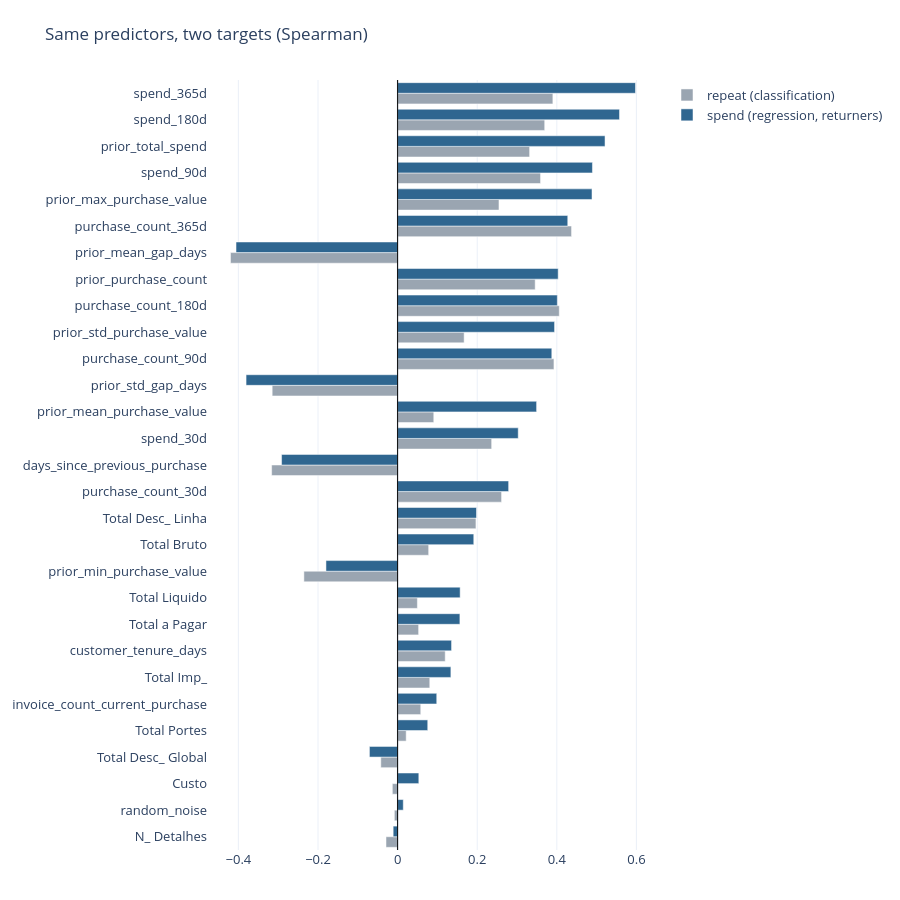

Notebook code for this chart:
### Markdown cell above
## 6. Which columns are related to `spend_next_90d`?

Only customers who came back (target = 1) have a spend value, so the correlation uses those rows. It is shown next to the correlation with repeat from Section 4.

### Code cell
returned = df[(df[TARGET] == 1) & df[SPEND].notna()]
corr_spend = pd.Series({c: spearmanr(returned[c], returned[SPEND], nan_policy="omit")[0] for c in num_cols})
both = pd.DataFrame({"repeat (classification)": corr_target, "spend (regression, returners)": corr_spend})
both = both.reindex(both["spend (regression, returners)"].abs().sort_values().index)

fig = go.Figure()
for name, color in [("repeat (classification)", GREY), ("spend (regression, returners)", BLUE)]:
    fig.add_bar(x=both[name], y=both.index, orientation="h", name=name, marker_color=color)
fig.add_vline(x=0, line_color="black", line_width=1)
fig.update_layout(title="Same predictors, two targets (Spearman)", barmode="group", height=900)
fig.show()

### Figure 1 — Plotly figure (JSON) as saved in the notebook; plotly's stock layout.template omitted (floating-point values rounded to 4 significant figures)
{"data": [{"marker": {"color": "#9aa5b1"}, "name": "repeat (classification)", "orientation": "h", "type": "bar", "x": [-0.0292, -0.008193, -0.01327, -0.0422, 0.02153, 0.05812, 0.08079, 0.1196, 0.05277, 0.04966, -0.2355, 0.078, 0.1968, 0.2612, -0.3165, 0.2363, 0.09088, -0.3151, 0.3928, 0.1671, 0.4061, 0.3456, -0.4198, 0.437, 0.2546, 0.3591, 0.3316, 0.3695, 0.3901], "y": ["N_ Detalhes", "random_noise", "Custo", "Total Desc_ Global", "Total Portes", "invoice_count_current_purchase", "Total Imp_", "customer_tenure_days", "Total a Pagar", "Total Liquido", "prior_min_purchase_value", "Total Bruto", "Total Desc_ Linha", "purchase_count_30d", "days_since_previous_purchase", "spend_30d", "prior_mean_purchase_value", "prior_std_gap_days", "purchase_count_90d", "prior_std_purchase_value", "purchase_count_180d", "prior_purchase_count", "prior_mean_gap_days", "purchase_count_365d", "prior_max_purchase_value", "spend_90d", "prior_total_spend", "spend_180d", "spend_365d"]}, {"marker": {"color": "#2f6690"}, "name": "spend (regression, returners)", "orientation": "h", "type": "bar", "x": [-0.0112, 0.01423, 0.05329, -0.07082, 0.07569, 0.0983, 0.1338, 0.1355, 0.1565, 0.1571, -0.18, 0.1913, 0.1982, 0.279, -0.2915, 0.303, 0.3492, -0.3807, 0.3874, 0.3943, 0.4013, 0.4034, -0.406, 0.4275, 0.4884, 0.4895, 0.5211, 0.5575, 0.5977], "y": ["N_ Detalhes", "random_noise", "Custo", "Total Desc_ Global", "Total Portes", "invoice_count_current_purchase", "Total Imp_", "customer_tenure_days", "Total a Pagar", "Total Liquido", "prior_min_purchase_value", "Total Bruto", "Total Desc_ Linha", "purchase_count_30d", "days_since_previous_purchase", "spend_30d", "prior_mean_purchase_value", "prior_std_gap_days", "purchase_count_90d", "prior_std_purchase_value", "purchase_count_180d", "prior_purchase_count", "prior_mean_gap_days", "purchase_count_365d", "prior_max_purchase_value", "spend_90d", "prior_total_spend", "spend_180d", "spend_365d"]}], "layout": {"barmode": "group", "height": 900, "shapes": [{"line": {"color": "black", "width": 1}, "type": "line", "x0": 0, "x1": 0, "xref": "x", "y0": 0, "y1": 1, "yref": "y domain"}], "title": {"text": "Same predictors, two targets (Spearman)"}}}
